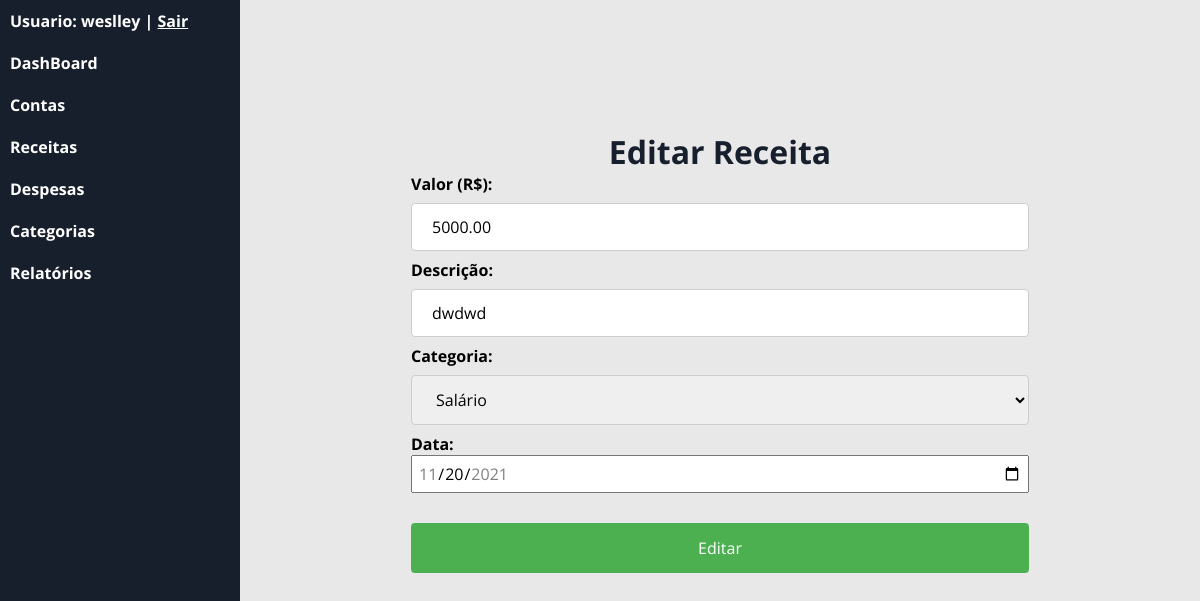
The app's page /?c=receita&m=editar&id=13 (signed in) with its own data.
### tables this page shows
CREATE TABLE `receita` (
  `id` int(11) NOT NULL,
  `valor` double(10,2) NOT NULL,
  `descricao` varchar(60) NOT NULL,
  `id_categoria` int(11) NOT NULL,
  `desp_data` date NOT NULL,
  `id_usuario` int(11) NOT NULL
);

### app/controller/Receita.php (called while the page is built, shortened)
<?php
    class Receita extends Controller
    {
        public function editar()
        {
            if(!$id = Validacao::id('id')){header('location: ./?c=receita');exit;}
            try {
                $criteria = new Criteria;
                $criteria->add('idUsuario','=',Usuario::get('id'));
                $criteria->add('tipo','=','receita');
                $criteria->add('statusCat','=','1');
                $carRespository = new Repository('app\model\class\Categoria');
                $resultado = $carRespository->load($criteria);
                $receita = ReceitaModel::find($id);
                $this->view([
                    'template/header',
                    'receita/editar',
                    'template/footer'
                ],[
                    'usuario_logado' => Usuario::get('nome'),
                    'categorias' => $resultado,
                    'receita' => $receita,
                    'msg' => FlashMessage::get()
                ]);
            } catch (\Exception $e) {
                echo $e->getMessage();
                Transaction::rollback();
            }
        }
    }

### app/model/Record.php (called while the page is built, shortened)
<?php
    abstract class Record
    {
        protected array $data;
        public function __set($prop,$value)
        {
           if(method_exists($this,'set_'.$prop))
           {
            call_user_func(array($this,'set_'.$prop),$value);
           }
           else
           {
               if($value == null)
               {
                   unset($this->data[$prop]);
               }
               else{
                   $this->data[$prop] = $value;
               }
           }
        }
        public function __get($prop)
        {
           if(method_exists($this,'get_'.$prop))
           {
            return call_user_func(array($this,'get_'.$prop));
           }
           else
           {
               if(isset($this->data[$prop]))
               {
                   return $this->data[$prop];
               }
           }
        }
        public function getEntity()
        {
            $class = get_class($this);
            return constant("{$class}::TABLENAME");
        }
        public function load($id)
        {
            $sql  = "SELECT * FROM {$this->getEntity()} ";
            $sql .= " WHERE id=".(int) $id;
            if($conn = Transaction::get())
            {
                $result = $conn->query($sql);
                if($result)
                {
                    $object = $result->fetchObject(get_class($this));
                }
                return $object;
            }
            else
            {
                throw new \Exception('Não há transação ativa!');
            }
        }
        public static function find($id)
        {
            $ar = new $classname;
            return $ar->load($id);
        }
    }

### app/model/Repository.php (called while the page is built, shortened)
<?php
    final class Repository
    {
        private $activeRecord;
        public function __construct($class)
        {
            $this->activeRecord = $class;
        }
        public function load(Criteria|null $criteria = null)
        {
            $sql = "SELECT * FROM ".constant($this->activeRecord.'::TABLENAME');
            if($criteria)
            {
                $expressao = $criteria->dump();
                if($expressao)
                {
                    $sql .= " WHERE ".$expressao;
                }
            }
            if($conn = Transaction::get())
            {
                $result = $conn->query($sql);
                $results = array();
                if($result)
                {
                    while($row = $result->fetchObject($this->activeRecord))
                    {
                        $results[] = $row;
                    }
                    return $results;
                }
            }
            else
            {
                throw new \Exception('Não há transação ativa!');
            }
        }
    }

### app/model/Criteria.php (called while the page is built, shortened)
<?php
    class Criteria
    {
        private $filters;
        function __construct()
        {
            $this->filters = array();
        }
        public function add($variable,$compare_operator,$value,$logic_operator = 'and')
        {
            if(empty($this->filters))
            {
                $logic_operator = null;
            }
            $this->filters[] = [$variable,$compare_operator,$this->transform($value),$logic_operator];
        }
        public function transform($value)
        {
            if(is_array($value))
            {
                foreach($value as $x)
                {
                    if(is_integer($x)){
                        $foo[] = $x;
                    }
                    else if(is_string($x))
                    {
                        $foo[] = "'$x'";
                    }
                }
                $result = '('.implode(',',$foo).')';
            }
            else if(is_string($value))
            {
                $result = "'$value'";
            }
            return $result;
        }
        public function dump()
        {
            if(is_array($this->filters) and count($this->filters) > 0)
            {
                $result = '';
                foreach($this->filters as $filter)
                {
                    $result .= $filter[3].' '.$filter[0].' '.$filter[1].' '.$filter[2].' ';
                }
                $result = trim($result);
                return "({$result})";
            }
        }
    }

### app/view/receita/editar.php (the view, shortened to what this page needs)
<div id="form-inserir-despesa">
<h1 id="titulo-despesa">Editar Receita</h1>
<form action="./?c=receita&m=editar&id=<?= $_GET['id'] ?>" method="POST">
    <label for="valor">Valor (R$):</label>
    <input type="number" step="0.01" name="valor" min="0.01" placeholder="0,00" required value="<?= $receita->valor ?>">
    <label for="descricao">Descrição:</label>
    <input type="text" id="fname" name="descricao" placeholder="Descrição..." required  value="<?= $receita->descricao ?>">
    <label for="categoria">Categoria: </label>
    <select name="categoria">
      <?php
        if(!empty($categorias)):
          foreach($categorias as $categoria):
      ?>
      <?php if($categoria->id == $receita->id_categoria): ?>
        <option value="<?= $categoria->id ?>" selected> <?= $categoria->nome ?> </option>
      <?php else: ?>
        <option value="<?= $categoria->id ?>"> <?= $categoria->nome ?> </option>
      <?php
          endif;
          endforeach;
        else:
      ?>
       <option value="vazio">Não há categoria cadastrada!</option>
     <?php endif; ?>
    </select>
    <label for="data">Data:</label><br>
    <input type="date" id="input-date" name="data" value="<?= $receita->desp_data ?>" min="<?= date("Y-m").'-01' ?>" max="<?= date("Y-m").'-'.date("t", mktime(0,0,0,date('m'),'01',date('Y'))) ?>"><br><br>
    <input type="submit" value="Editar">
  </form>
</div>

### app/controller/Controller.php (shortened to what this page needs)
<?php
    abstract class Controller
    {
        protected function view(array $templates,array $dados = array())
        {
            foreach($templates as $template)
            {
                require_once __DIR__."/../view/{$template}.php";
            }
        }
    }

### assets/css/style.css (style rules this page uses)
* { padding: 0px; margin: 0px; font-family: 'Open Sans', sans-serif; box-sizing: border-box; }
input,select { font-size: 16px; }
label { font-weight: bold; }
#titulo-categoria,#titulo-despesa,#titulo-receita { text-align: center; font-weight: bold; color: 181F2C; }
#form-inserir-despesa input[type=text],#form-inserir-despesa input[type=number] ,#form-inserir-despesa select { width: 100%; padding: 12px 20px; margin: 8px 0; display: inline-block; border: 1px solid #ccc; border-radius: 4px; box-sizing: border-box; }
#form-inserir-despesa input[type='date'] { color: black; }
#form-inserir-despesa input[type=submit] { width: 100%; background-color: #4CAF50; color: white; padding: 14px 20px; margin: 8px 0; border: none; border-radius: 4px; cursor: pointer; }
#form-inserir-despesa { border-radius: 5px; width: 70%; margin: 0 auto; padding: 15vh 20px 0px 20px; }
#titulo-despesa { text-align: center; font-weight: bold; color: #181F2C; }
#input-date { width: 100%; padding: 5px; }

### records on screen
receita: valor "5000.00", descricao "dwdwd", data "11/20/2021"

### other values on screen
form field categoria "Salário"
